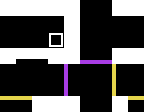

This is a level from a 2D game, rendered from its Tiled map with the project's own tilesets. A one-line summary and the complete map file follow:
An orthogonal 9x7 tile map with 16x16 px tiles, 1 tile layer (solid) and 3 objects (spawn, finish, music).

<map version="1.0" orientation="orthogonal" renderorder="right-down" width="9" height="7" tilewidth="16" tileheight="16" nextobjectid="6">
 <tileset firstgid="1" name="tileset" tilewidth="16" tileheight="16" tilecount="18" columns="6">
  <image source="../images/tileset.png" width="96" height="48" />
 </tileset>
 <layer name="solid" width="9" height="7">
  <data encoding="csv">
1,1,1,1,1,0,0,1,1,
0,0,0,0,1,0,0,0,0,
0,0,0,3,1,0,0,0,0,
1,17,17,1,1,14,14,1,1,
0,0,0,0,16,0,0,10,0,
0,0,0,0,16,0,0,10,0,
9,9,1,1,1,0,0,1,9
</data>
 </layer>
 <objectgroup color="#000000" name="objects">
  <object id="2" name="player" type="spawn" x="32" y="80" width="16" height="16" />
  <object id="3" name="end" type="finish" x="48" y="32" width="16" height="16" />
  <object id="5" name="relix" type="music" x="-16" y="-16" width="16" height="16" />
 </objectgroup>
</map>
